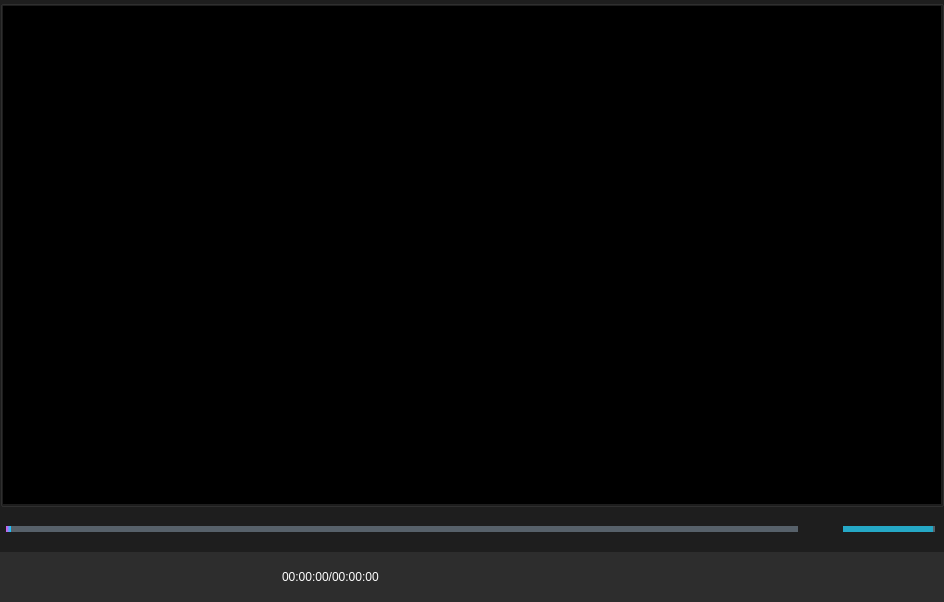
<?xml version="1.0" encoding="UTF-8"?>
<ui version="4.0">
 <class>MediaPlayerXPreClass</class>
 <widget class="QMainWindow" name="MediaPlayerXPreClass">
  <property name="geometry">
   <rect>
    <x>0</x>
    <y>0</y>
    <width>944</width>
    <height>602</height>
   </rect>
  </property>
  <property name="windowTitle">
   <string>MediaPlayerXPre</string>
  </property>
  <property name="windowIcon">
   <iconset resource="MediaPlayerXPre.qrc">
    <normaloff>:/MediaPlayerXPre/res/player.png</normaloff>:/MediaPlayerXPre/res/player.png</iconset>
  </property>
  <property name="styleSheet">
   <string notr="true">background-color: #1E1E1E;</string>
  </property>
  <widget class="QWidget" name="centralWidget">
   <layout class="QVBoxLayout" name="verticalLayout">
    <property name="spacing">
     <number>5</number>
    </property>
    <property name="leftMargin">
     <number>0</number>
    </property>
    <property name="topMargin">
     <number>0</number>
    </property>
    <property name="rightMargin">
     <number>0</number>
    </property>
    <property name="bottomMargin">
     <number>0</number>
    </property>
    <item>
     <widget class="QGroupBox" name="groupBox">
      <layout class="QVBoxLayout" name="verticalLayout_2">
       <property name="spacing">
        <number>0</number>
       </property>
       <property name="leftMargin">
        <number>0</number>
       </property>
       <property name="topMargin">
        <number>0</number>
       </property>
       <property name="rightMargin">
        <number>0</number>
       </property>
       <property name="bottomMargin">
        <number>0</number>
       </property>
       <item>
        <widget class="VideoControlWidget" name="videoWidget" native="true">
         <property name="focusPolicy">
          <enum>Qt::StrongFocus</enum>
         </property>
         <property name="styleSheet">
          <string notr="true">background-color: #000;</string>
         </property>
        </widget>
       </item>
      </layout>
     </widget>
    </item>
    <item>
     <widget class="QWidget" name="widget" native="true">
      <property name="minimumSize">
       <size>
        <width>0</width>
        <height>35</height>
       </size>
      </property>
      <property name="maximumSize">
       <size>
        <width>16777215</width>
        <height>35</height>
       </size>
      </property>
      <layout class="QHBoxLayout" name="horizontalLayout_3" stretch="0,0,0">
       <property name="spacing">
        <number>6</number>
       </property>
       <property name="leftMargin">
        <number>6</number>
       </property>
       <property name="topMargin">
        <number>0</number>
       </property>
       <property name="rightMargin">
        <number>6</number>
       </property>
       <property name="bottomMargin">
        <number>0</number>
       </property>
       <item>
        <widget class="QSlider" name="positionSlider">
         <property name="cursor">
          <cursorShape>UpArrowCursor</cursorShape>
         </property>
         <property name="focusPolicy">
          <enum>Qt::NoFocus</enum>
         </property>
         <property name="styleSheet">
          <string notr="true">QSlider::add-page:Horizontal
{
	background-color: rgb(87, 97, 106);
	height:4px;
}
QSlider::sub-page:Horizontal 
{
    background-color:qlineargradient(spread:pad, x1:0, y1:0, x2:1, y2:0, stop:0 rgba(231,80,229, 255), stop:1 rgba(7,208,255, 255));
    height:4px;
}
QSlider::groove:Horizontal 
{
    background:transparent;
    height:6px;
}
QSlider::handle:Horizontal 
{
    height: 20px;
    width: 8px;
    margin: -8 0px; 
}
QSlider::handle:Horizontal:hover
{
    height: 20px;
    width: 8px;
    border-image: url(:/MediaPlayerXPre/res/ic_range_thumb.png);
    margin: -8 0px; 
}</string>
         </property>
         <property name="maximum">
          <number>0</number>
         </property>
         <property name="orientation">
          <enum>Qt::Horizontal</enum>
         </property>
        </widget>
       </item>
       <item>
        <widget class="TBPushButton" name="volumeBtn">
         <property name="minimumSize">
          <size>
           <width>28</width>
           <height>28</height>
          </size>
         </property>
         <property name="maximumSize">
          <size>
           <width>28</width>
           <height>28</height>
          </size>
         </property>
         <property name="cursor">
          <cursorShape>PointingHandCursor</cursorShape>
         </property>
         <property name="focusPolicy">
          <enum>Qt::NoFocus</enum>
         </property>
         <property name="toolTip">
          <string>静音 开/关</string>
         </property>
         <property name="text">
          <string/>
         </property>
         <property name="icon">
          <iconset resource="MediaPlayerXPre.qrc">
           <normaloff>:/MediaPlayerXPre/res/player_voice_16.png</normaloff>:/MediaPlayerXPre/res/player_voice_16.png</iconset>
         </property>
         <property name="iconSize">
          <size>
           <width>24</width>
           <height>24</height>
          </size>
         </property>
         <property name="flat">
          <bool>true</bool>
         </property>
        </widget>
       </item>
       <item>
        <widget class="QSlider" name="volumeSlider">
         <property name="maximumSize">
          <size>
           <width>100</width>
           <height>15</height>
          </size>
         </property>
         <property name="cursor">
          <cursorShape>UpArrowCursor</cursorShape>
         </property>
         <property name="focusPolicy">
          <enum>Qt::NoFocus</enum>
         </property>
         <property name="styleSheet">
          <string notr="true">QSlider
{
    background-color: #1E1E1E;
    min-height:5px;
    max-height:5px;
    border:5px solid #1E1E1E;
}
QSlider::add-page:horizontal
{ 
    background-color: #57616A;
    height:4px;
}
QSlider::sub-page:horizontal 
{
    background-color: #25A8C6;
    height:4px;
}
QSlider::groove:horizontal 
{
	background:transparent;
    height:6px;
}

QSlider::handle:horizontal
{
    height: 13px;
    width:13px;
    border-image: url(:/MediaPlayerXPre/res/ic_volume_thumb.png);
    margin: -4px -0; 
}
</string>
         </property>
         <property name="maximum">
          <number>100</number>
         </property>
         <property name="value">
          <number>100</number>
         </property>
         <property name="orientation">
          <enum>Qt::Horizontal</enum>
         </property>
        </widget>
       </item>
      </layout>
     </widget>
    </item>
    <item>
     <widget class="QWidget" name="widget_2" native="true">
      <property name="minimumSize">
       <size>
        <width>0</width>
        <height>50</height>
       </size>
      </property>
      <property name="maximumSize">
       <size>
        <width>16777215</width>
        <height>50</height>
       </size>
      </property>
      <property name="styleSheet">
       <string notr="true">background-color:#2D2D2D</string>
      </property>
      <layout class="QHBoxLayout" name="horizontalLayout_2">
       <property name="spacing">
        <number>6</number>
       </property>
       <property name="leftMargin">
        <number>6</number>
       </property>
       <property name="topMargin">
        <number>0</number>
       </property>
       <property name="rightMargin">
        <number>6</number>
       </property>
       <property name="bottomMargin">
        <number>0</number>
       </property>
       <item>
        <widget class="TBPushButton" name="playBtn">
         <property name="minimumSize">
          <size>
           <width>40</width>
           <height>40</height>
          </size>
         </property>
         <property name="maximumSize">
          <size>
           <width>40</width>
           <height>40</height>
          </size>
         </property>
         <property name="cursor">
          <cursorShape>PointingHandCursor</cursorShape>
         </property>
         <property name="focusPolicy">
          <enum>Qt::NoFocus</enum>
         </property>
         <property name="toolTip">
          <string>播放</string>
         </property>
         <property name="text">
          <string/>
         </property>
         <property name="icon">
          <iconset resource="MediaPlayerXPre.qrc">
           <normaloff>:/MediaPlayerXPre/res/play.png</normaloff>:/MediaPlayerXPre/res/play.png</iconset>
         </property>
         <property name="iconSize">
          <size>
           <width>70</width>
           <height>70</height>
          </size>
         </property>
         <property name="checked">
          <bool>false</bool>
         </property>
         <property name="flat">
          <bool>true</bool>
         </property>
        </widget>
       </item>
       <item>
        <widget class="TBPushButton" name="pauseBtn">
         <property name="minimumSize">
          <size>
           <width>40</width>
           <height>40</height>
          </size>
         </property>
         <property name="maximumSize">
          <size>
           <width>40</width>
           <height>40</height>
          </size>
         </property>
         <property name="cursor">
          <cursorShape>PointingHandCursor</cursorShape>
         </property>
         <property name="focusPolicy">
          <enum>Qt::NoFocus</enum>
         </property>
         <property name="toolTip">
          <string>暂停</string>
         </property>
         <property name="text">
          <string/>
         </property>
         <property name="icon">
          <iconset resource="MediaPlayerXPre.qrc">
           <normaloff>:/MediaPlayerXPre/res/pause.png</normaloff>:/MediaPlayerXPre/res/pause.png</iconset>
         </property>
         <property name="iconSize">
          <size>
           <width>36</width>
           <height>36</height>
          </size>
         </property>
         <property name="flat">
          <bool>true</bool>
         </property>
        </widget>
       </item>
       <item>
        <widget class="TBPushButton" name="stopBtn">
         <property name="minimumSize">
          <size>
           <width>40</width>
           <height>40</height>
          </size>
         </property>
         <property name="maximumSize">
          <size>
           <width>40</width>
           <height>40</height>
          </size>
         </property>
         <property name="cursor">
          <cursorShape>PointingHandCursor</cursorShape>
         </property>
         <property name="focusPolicy">
          <enum>Qt::NoFocus</enum>
         </property>
         <property name="toolTip">
          <string>停止</string>
         </property>
         <property name="text">
          <string/>
         </property>
         <property name="icon">
          <iconset resource="MediaPlayerXPre.qrc">
           <normaloff>:/MediaPlayerXPre/res/stop.png</normaloff>:/MediaPlayerXPre/res/stop.png</iconset>
         </property>
         <property name="iconSize">
          <size>
           <width>36</width>
           <height>36</height>
          </size>
         </property>
         <property name="flat">
          <bool>true</bool>
         </property>
        </widget>
       </item>
       <item>
        <widget class="TBPushButton" name="leftBtn">
         <property name="minimumSize">
          <size>
           <width>40</width>
           <height>40</height>
          </size>
         </property>
         <property name="maximumSize">
          <size>
           <width>40</width>
           <height>40</height>
          </size>
         </property>
         <property name="cursor">
          <cursorShape>PointingHandCursor</cursorShape>
         </property>
         <property name="focusPolicy">
          <enum>Qt::NoFocus</enum>
         </property>
         <property name="toolTip">
          <string>L:快退 R:上一个</string>
         </property>
         <property name="text">
          <string/>
         </property>
         <property name="icon">
          <iconset resource="MediaPlayerXPre.qrc">
           <normaloff>:/MediaPlayerXPre/res/backward.png</normaloff>:/MediaPlayerXPre/res/backward.png</iconset>
         </property>
         <property name="iconSize">
          <size>
           <width>36</width>
           <height>36</height>
          </size>
         </property>
         <property name="flat">
          <bool>true</bool>
         </property>
        </widget>
       </item>
       <item>
        <widget class="TBPushButton" name="rightBtn">
         <property name="minimumSize">
          <size>
           <width>40</width>
           <height>40</height>
          </size>
         </property>
         <property name="maximumSize">
          <size>
           <width>40</width>
           <height>40</height>
          </size>
         </property>
         <property name="cursor">
          <cursorShape>PointingHandCursor</cursorShape>
         </property>
         <property name="focusPolicy">
          <enum>Qt::NoFocus</enum>
         </property>
         <property name="toolTip">
          <string>L:快进 R:下一个</string>
         </property>
         <property name="text">
          <string/>
         </property>
         <property name="icon">
          <iconset resource="MediaPlayerXPre.qrc">
           <normaloff>:/MediaPlayerXPre/res/forward.png</normaloff>:/MediaPlayerXPre/res/forward.png</iconset>
         </property>
         <property name="iconSize">
          <size>
           <width>36</width>
           <height>36</height>
          </size>
         </property>
         <property name="flat">
          <bool>true</bool>
         </property>
        </widget>
       </item>
       <item>
        <widget class="TBPushButton" name="openBtn">
         <property name="minimumSize">
          <size>
           <width>40</width>
           <height>40</height>
          </size>
         </property>
         <property name="maximumSize">
          <size>
           <width>40</width>
           <height>40</height>
          </size>
         </property>
         <property name="cursor">
          <cursorShape>PointingHandCursor</cursorShape>
         </property>
         <property name="focusPolicy">
          <enum>Qt::NoFocus</enum>
         </property>
         <property name="toolTip">
          <string>L:打开多个文件 R:导入文件夹</string>
         </property>
         <property name="text">
          <string/>
         </property>
         <property name="icon">
          <iconset resource="MediaPlayerXPre.qrc">
           <normaloff>:/MediaPlayerXPre/res/open.png</normaloff>:/MediaPlayerXPre/res/open.png</iconset>
         </property>
         <property name="iconSize">
          <size>
           <width>36</width>
           <height>36</height>
          </size>
         </property>
         <property name="flat">
          <bool>true</bool>
         </property>
        </widget>
       </item>
       <item>
        <widget class="QLabel" name="positionLab">
         <property name="styleSheet">
          <string notr="true">color:white;</string>
         </property>
         <property name="text">
          <string>00:00:00/00:00:00</string>
         </property>
        </widget>
       </item>
       <item>
        <spacer name="horizontalSpacer">
         <property name="orientation">
          <enum>Qt::Horizontal</enum>
         </property>
         <property name="sizeHint" stdset="0">
          <size>
           <width>120</width>
           <height>40</height>
          </size>
         </property>
        </spacer>
       </item>
       <item>
        <widget class="QLabel" name="tipLabel">
         <property name="minimumSize">
          <size>
           <width>20</width>
           <height>0</height>
          </size>
         </property>
         <property name="maximumSize">
          <size>
           <width>300</width>
           <height>16777215</height>
          </size>
         </property>
         <property name="styleSheet">
          <string notr="true">background-color: rgb(255, 255, 255,0);
color:#EEE;
font: 2000 9pt &quot;等线&quot;;</string>
         </property>
         <property name="text">
          <string/>
         </property>
        </widget>
       </item>
       <item>
        <widget class="TBPushButton" name="playbackModePushButton">
         <property name="minimumSize">
          <size>
           <width>40</width>
           <height>40</height>
          </size>
         </property>
         <property name="maximumSize">
          <size>
           <width>40</width>
           <height>40</height>
          </size>
         </property>
         <property name="cursor">
          <cursorShape>PointingHandCursor</cursorShape>
         </property>
         <property name="toolTip">
          <string>顺序播放</string>
         </property>
         <property name="text">
          <string/>
         </property>
         <property name="icon">
          <iconset resource="MediaPlayerXPre.qrc">
           <normaloff>:/MediaPlayerXPre/res/sequential.png</normaloff>:/MediaPlayerXPre/res/sequential.png</iconset>
         </property>
         <property name="iconSize">
          <size>
           <width>36</width>
           <height>36</height>
          </size>
         </property>
         <property name="flat">
          <bool>true</bool>
         </property>
        </widget>
       </item>
       <item>
        <widget class="TBPushButton" name="playListButton">
         <property name="minimumSize">
          <size>
           <width>40</width>
           <height>40</height>
          </size>
         </property>
         <property name="maximumSize">
          <size>
           <width>40</width>
           <height>40</height>
          </size>
         </property>
         <property name="cursor">
          <cursorShape>PointingHandCursor</cursorShape>
         </property>
         <property name="focusPolicy">
          <enum>Qt::NoFocus</enum>
         </property>
         <property name="toolTip">
          <string>播放列表</string>
         </property>
         <property name="text">
          <string/>
         </property>
         <property name="icon">
          <iconset resource="MediaPlayerXPre.qrc">
           <normaloff>:/MediaPlayerXPre/res/playlist.png</normaloff>:/MediaPlayerXPre/res/playlist.png</iconset>
         </property>
         <property name="iconSize">
          <size>
           <width>36</width>
           <height>36</height>
          </size>
         </property>
         <property name="flat">
          <bool>true</bool>
         </property>
        </widget>
       </item>
       <item>
        <widget class="TBPushButton" name="optionButton">
         <property name="minimumSize">
          <size>
           <width>40</width>
           <height>40</height>
          </size>
         </property>
         <property name="maximumSize">
          <size>
           <width>40</width>
           <height>40</height>
          </size>
         </property>
         <property name="cursor">
          <cursorShape>PointingHandCursor</cursorShape>
         </property>
         <property name="focusPolicy">
          <enum>Qt::NoFocus</enum>
         </property>
         <property name="toolTip">
          <string>控制面板</string>
         </property>
         <property name="text">
          <string/>
         </property>
         <property name="icon">
          <iconset resource="MediaPlayerXPre.qrc">
           <normaloff>:/MediaPlayerXPre/res/option.png</normaloff>:/MediaPlayerXPre/res/option.png</iconset>
         </property>
         <property name="iconSize">
          <size>
           <width>36</width>
           <height>36</height>
          </size>
         </property>
         <property name="flat">
          <bool>true</bool>
         </property>
        </widget>
       </item>
       <item>
        <widget class="TBPushButton" name="btnAbout">
         <property name="minimumSize">
          <size>
           <width>40</width>
           <height>40</height>
          </size>
         </property>
         <property name="maximumSize">
          <size>
           <width>40</width>
           <height>40</height>
          </size>
         </property>
         <property name="cursor">
          <cursorShape>PointingHandCursor</cursorShape>
         </property>
         <property name="focusPolicy">
          <enum>Qt::NoFocus</enum>
         </property>
         <property name="text">
          <string/>
         </property>
         <property name="icon">
          <iconset resource="MediaPlayerXPre.qrc">
           <normaloff>:/MediaPlayerXPre/res/about.png</normaloff>:/MediaPlayerXPre/res/about.png</iconset>
         </property>
         <property name="iconSize">
          <size>
           <width>36</width>
           <height>36</height>
          </size>
         </property>
         <property name="flat">
          <bool>true</bool>
         </property>
        </widget>
       </item>
       <item>
        <widget class="TBPushButton" name="fullscreenBtn">
         <property name="minimumSize">
          <size>
           <width>28</width>
           <height>28</height>
          </size>
         </property>
         <property name="maximumSize">
          <size>
           <width>28</width>
           <height>28</height>
          </size>
         </property>
         <property name="cursor">
          <cursorShape>PointingHandCursor</cursorShape>
         </property>
         <property name="focusPolicy">
          <enum>Qt::NoFocus</enum>
         </property>
         <property name="toolTip">
          <string>全屏</string>
         </property>
         <property name="text">
          <string/>
         </property>
         <property name="icon">
          <iconset resource="MediaPlayerXPre.qrc">
           <normaloff>:/MediaPlayerXPre/res/fullscreen.png</normaloff>:/MediaPlayerXPre/res/fullscreen.png</iconset>
         </property>
         <property name="iconSize">
          <size>
           <width>24</width>
           <height>24</height>
          </size>
         </property>
         <property name="flat">
          <bool>true</bool>
         </property>
        </widget>
       </item>
      </layout>
     </widget>
    </item>
   </layout>
  </widget>
  <action name="actionAbout">
   <property name="icon">
    <iconset resource="MediaPlayerXPre.qrc">
     <normaloff>:/MediaPlayerXPre/res/about.png</normaloff>:/MediaPlayerXPre/res/about.png</iconset>
   </property>
   <property name="text">
    <string>About</string>
   </property>
   <property name="shortcut">
    <string>F1</string>
   </property>
  </action>
 </widget>
 <layoutdefault spacing="6" margin="11"/>
 <customwidgets>
  <customwidget>
   <class>VideoControlWidget</class>
   <extends>QWidget</extends>
   <header>VideoControlWidget.h</header>
   <container>1</container>
  </customwidget>
  <customwidget>
   <class>TBPushButton</class>
   <extends>QPushButton</extends>
   <header>TBPushButton.h</header>
  </customwidget>
 </customwidgets>
 <tabstops>
  <tabstop>videoWidget</tabstop>
  <tabstop>playBtn</tabstop>
  <tabstop>pauseBtn</tabstop>
  <tabstop>stopBtn</tabstop>
  <tabstop>leftBtn</tabstop>
  <tabstop>rightBtn</tabstop>
  <tabstop>openBtn</tabstop>
  <tabstop>fullscreenBtn</tabstop>
  <tabstop>volumeBtn</tabstop>
  <tabstop>positionSlider</tabstop>
 </tabstops>
 <resources>
  <include location="MediaPlayerXPre.qrc"/>
 </resources>
 <connections>
  <connection>
   <sender>btnAbout</sender>
   <signal>clicked()</signal>
   <receiver>actionAbout</receiver>
   <slot>trigger()</slot>
   <hints>
    <hint type="sourcelabel">
     <x>727</x>
     <y>584</y>
    </hint>
    <hint type="destinationlabel">
     <x>-1</x>
     <y>-1</y>
    </hint>
   </hints>
  </connection>
 </connections>
</ui>
